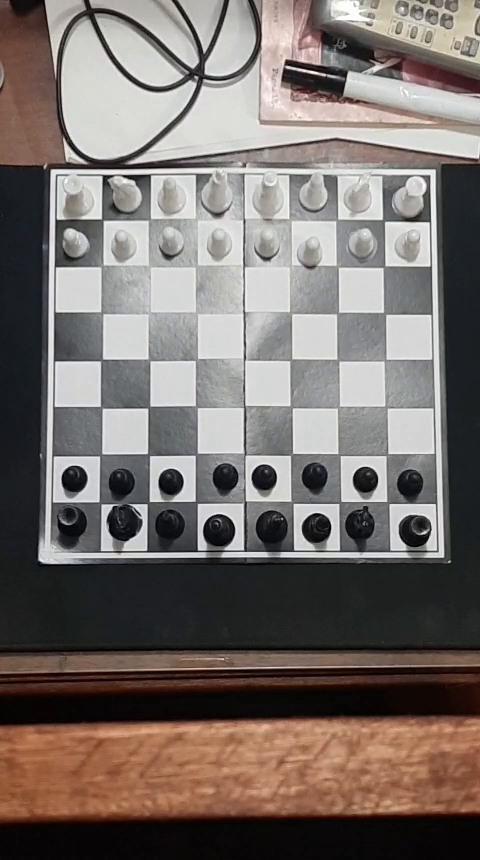
#> input picture frame 35 of data/raw/Prueba1.mp4, 480 x 860 px, given in place of the camera
$ python parser_table_debug_viejo.py
#> lines starting #> are read from the running program, lines starting #| are printed output that depends on the picture; after the words box and inside, x2 and y2 are one past the last pixel; in counts of white or black regions, pixels touching at a corner belong together
#> in test_parser_video, frame is the input picture: shape (860, 480, 3); mean B, G, R 106.9, 111.1, 119.7
### archivado/parser_table_viejo.py
import sys
import os
import numpy as np
import cv2

# python archivado/parser_table_viejo.py

# ── Helpers de geometría (module-level) ──────────────────────────────────────

def _sort_corners(pts):
    """Ordena 4 esquinas en: top-left, bottom-left, bottom-right, top-right."""
    pts = pts.reshape(4, 2).astype(np.float32)
    s = pts.sum(axis=1)
    d = np.diff(pts, axis=1).ravel()
    return np.array([
        pts[np.argmin(s)],
        pts[np.argmax(d)],
        pts[np.argmax(s)],
        pts[np.argmin(d)],
    ], dtype=np.float32)


# ── Helpers de rotación (module-level) ───────────────────────────────────────

def _rotation_matrix(rotacion, lado):
    """Devuelve la homografía 3x3 equivalente a la rotación de cv2."""
    if rotacion == cv2.ROTATE_180:
        return np.array([[-1,  0, lado - 1],
                          [ 0, -1, lado - 1],
                          [ 0,  0,        1]], dtype=np.float64)
    if rotacion == cv2.ROTATE_90_CLOCKWISE:
        return np.array([[ 0,  1,        0],
                          [-1,  0, lado - 1],
                          [ 0,  0,        1]], dtype=np.float64)
    return np.array([[ 0, -1, lado - 1],
                      [ 1,  0,        0],
                      [ 0,  0,        1]], dtype=np.float64)


# ── Hough helpers (module-level) ─────────────────────────────────────────────

def _unificar_lineas(lineas, umbral_rho=30, umbral_theta=np.pi / 180 * 15):
    lineas_agrupadas = []
    for linea in lineas:
        for rho, theta in linea:
            grupo = None
            for g in lineas_agrupadas:
                for u_rho, u_theta in g:
                    if (abs(u_rho - rho) < umbral_rho and abs(u_theta - theta) < umbral_theta) or \
                       (abs(u_rho + rho) < umbral_rho and
                            abs(u_theta - (theta + np.pi)) % (2 * np.pi) < umbral_theta):
                        grupo = g
                        break
                if grupo:
                    break
            if grupo:
                grupo.append((rho, theta))
            else:
                lineas_agrupadas.append([(rho, theta)])

    resultado = []
    for g in lineas_agrupadas:
        g.sort(key=lambda a: a[1])
        resultado.append(g[(len(g) - 1) // 2])
    return np.array([[l] for l in resultado], dtype=np.float32)


def _segmentar_por_angulo(lineas, umbral_theta=np.pi / 180 * 10):
    grupos = []
    for linea in lineas:
        for rho, theta in linea:
            grupo = None
            for g in grupos:
                for _, u_theta in g:
                    if (abs(u_theta - theta) < umbral_theta or
                            abs(u_theta - (theta + np.pi)) % (2 * np.pi) < umbral_theta or
                            abs(u_theta - (np.pi - theta)) < umbral_theta or
                            abs(theta - (np.pi - u_theta)) < umbral_theta):
                        grupo = g
                        break
                if grupo:
                    break
            if grupo:
                grupo.append((rho, theta))
            else:
                grupos.append([(rho, theta)])

    grupos = sorted(grupos, key=len, reverse=True)
    if len(grupos) < 2:
        raise ValueError("Hough: se detectaron menos de 2 grupos angulares de líneas.")
    a = np.array([[l] for l in grupos[0]], dtype=np.float32)
    b = np.array([[l] for l in grupos[1]], dtype=np.float32)
    return a, b


def _identificar_horiz_vert(grupo_a, grupo_b):
    """Devuelve (horiz, vert) según cuál grupo tiene theta más cercano a pi/2."""
    def _media_theta(g):
        return np.mean([abs(l[0][1]) for l in g])
    ta, tb = _media_theta(grupo_a), _media_theta(grupo_b)
    if abs(ta - np.pi / 2) < abs(tb - np.pi / 2):
        return grupo_a, grupo_b
    return grupo_b, grupo_a


def _extraer_limites(lineas_horiz, lineas_vert, lado):
    """Devuelve (y_pos, x_pos): listas de 9 enteros que delimitan las 8 filas/columnas."""
    y_pos = sorted({int(round(abs(l[0][0]))) for l in lineas_horiz})
    x_pos = sorted({int(round(abs(l[0][0]))) for l in lineas_vert})

    if not y_pos or y_pos[0] > 30:
        y_pos.insert(0, 0)
    if not y_pos or y_pos[-1] < lado - 30:
        y_pos.append(lado)
    if not x_pos or x_pos[0] > 30:
        x_pos.insert(0, 0)
    if not x_pos or x_pos[-1] < lado - 30:
        x_pos.append(lado)

    if len(y_pos) != 9:
        y_pos = _interpolar_9(y_pos, lado)
    if len(x_pos) != 9:
        x_pos = _interpolar_9(x_pos, lado)

    return y_pos, x_pos


def _interpolar_9(posiciones, lado):
    inicio = posiciones[0] if posiciones else 0
    fin    = posiciones[-1] if posiciones else lado
    return [int(round(inicio + i * (fin - inicio) / 8)) for i in range(9)]


# ── Clase principal ───────────────────────────────────────────────────────────

class ParserTable:

    LADO_DESTINO = 800

    def __init__(self, fuente):
        if isinstance(fuente, str):
            self._imagen_bgr = cv2.imread(fuente)
            if self._imagen_bgr is None:
                raise FileNotFoundError(f"No se pudo cargar: {fuente}")
            self._imagen_gris = cv2.cvtColor(self._imagen_bgr, cv2.COLOR_BGR2GRAY)

        elif isinstance(fuente, np.ndarray):
            if len(fuente.shape) == 2:
                self._imagen_gris = fuente
                self._imagen_bgr = cv2.cvtColor(fuente, cv2.COLOR_GRAY2BGR)
            else:
                self._imagen_bgr = fuente
                self._imagen_gris = cv2.cvtColor(fuente, cv2.COLOR_BGR2GRAY)
        else:
            raise TypeError("La entrada debe ser una ruta (str) o una imagen (np.ndarray).")

        self._imagen_hsv = cv2.cvtColor(self._imagen_bgr, cv2.COLOR_BGR2HSV)

        self.esquinas    = None
        self.tablero_hsv = None
        self.y_pos = None
        self.x_pos = None
        self.H = None

    # ── Paso 1: detección de bordes y esquinas ──────────────────────────────

    def detect_board_corners(self):
        """Blur -> Canny -> cierre morfológico -> contornos -> polígono de 4 esquinas."""
        desenfocado = cv2.GaussianBlur(self._imagen_gris, (5, 5), 0)
        bordes = cv2.Canny(desenfocado, 50, 150)
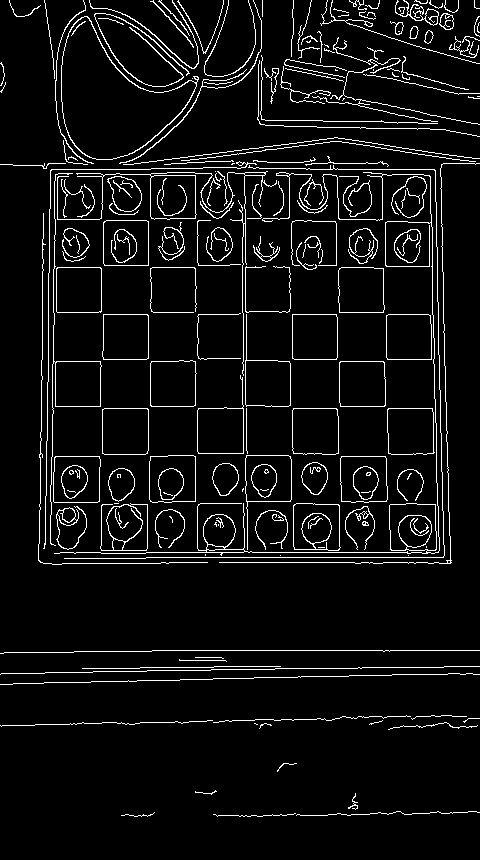
#> bordes: shape (860, 480); 6.1% white in thin lines or dots

        kernel = np.ones((5, 5), np.uint8)
        bordes_cerrados = cv2.morphologyEx(bordes, cv2.MORPH_CLOSE, kernel)

        contornos, _ = cv2.findContours(bordes_cerrados, cv2.RETR_EXTERNAL, cv2.CHAIN_APPROX_SIMPLE)
#> contornos = 15 contours, 6 with area under 20; largest, box (x1, y1, x2, y2) and area: (0, 0, 480, 565) 194643, (320, 0, 480, 64) 1544, (395, 0, 459, 30) 1020, (0, 657, 480, 675) 694, (213, 715, 480, 730) 207
        contornos = sorted(contornos, key=cv2.contourArea, reverse=True)

        if contornos:
            hull = cv2.convexHull(contornos[0])
#> hull = contour of 12 points, box (x1, y1, x2, y2) (0, 0, 480, 565), area 248077
            perimetro = cv2.arcLength(hull, True)
#> perimetro = 1940.5
            approx = cv2.approxPolyDP(hull, 0.04 * perimetro, True)
#> approx = [[479, 93], [451, 562], [40, 562], [9, 0]]
            if len(approx) == 4:
                self.esquinas = approx
#> self.esquinas = [[479, 93], [451, 562], [40, 562], [9, 0]]
                return approx

        raise ValueError("No se encontró un contorno de 4 esquinas en la imagen.")

    # ── Paso 2: corrección de perspectiva ───────────────────────────────────

    def correct_perspective(self, lado: int = LADO_DESTINO):
        """Transforma el tablero detectado a un cuadrado en HSV."""
#> called with lado = 800
        if self.esquinas is None:
            self.detect_board_corners()

        self._pts_origen = _sort_corners(self.esquinas)
#> in _sort_corners, `s = pts.sum(axis=1)`: s = [572, 1013, 602, 9]
#> in _sort_corners, `d = np.diff(pts, axis=1).ravel()`: d = [-386, 111, 522, -9]
#> self._pts_origen = [[9, 0], [40, 562], [451, 562], [479, 93]]
        pts_destino = np.array([
            [0,    0   ],
            [0,    lado],
            [lado, lado],
            [lado, 0   ],
        ], dtype=np.float32)

        self.H = cv2.getPerspectiveTransform(self._pts_origen, pts_destino)
#> self.H = [[1.43, -0.079, -12.89], [-0.245, 1.24, 2.21], [-0.000307, -0.000224, 1]]

        self.tablero_hsv = cv2.warpPerspective(self._imagen_hsv, self.H, (lado, lado))

        self.tablero_hsv = self._normalizar_iluminacion_hsv(self.tablero_hsv)
#> in _normalizar_iluminacion_hsv, `v = clahe.apply(v)`:
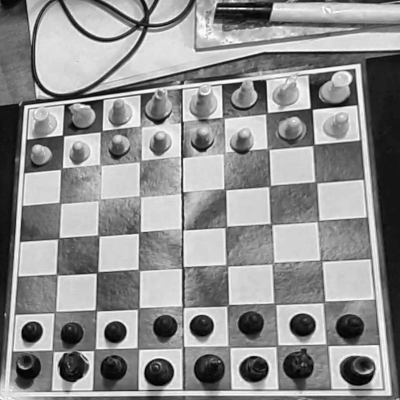
#> v: shape (800, 800) (shown at 1/2 size); min 0, max 255, mean 143.4
        return self.tablero_hsv

    # ── Paso 3: estandarizar orientación ────────────────────────────────────

    def standardize_orientation(self):
        if self.tablero_hsv is None:
            self.correct_perspective()

        v = self.tablero_hsv[:, :, 2]
        lado = v.shape[0]
        paso = lado // 8
        margen = paso // 3

        def medir_brillo(filas, columnas):
            brillo = 0
            for f in filas:
                for c in columnas:
                    y1, y2 = f * paso + margen, (f + 1) * paso - margen
                    x1, x2 = c * paso + margen, (c + 1) * paso - margen
                    brillo += np.mean(v[y1:y2, x1:x2])
#> after the loop, brillo = 2219.1
            return brillo

        todas = range(8)
        extremos_ini = [0, 1]
        extremos_fin = [6, 7]

        m_arriba = medir_brillo(extremos_ini, todas)
#> m_arriba = 2219.1
        m_abajo  = medir_brillo(extremos_fin, todas)
#> m_abajo = 2030
        m_izq    = medir_brillo(todas, extremos_ini)
#> m_izq = 2063
        m_der    = medir_brillo(todas, extremos_fin)
#> m_der = 2111.7

        diff_vert  = abs(m_arriba - m_abajo)
#> diff_vert = 189.1
        diff_horiz = abs(m_izq - m_der)
#> diff_horiz = 48.64

        if diff_vert >= diff_horiz:
            rotacion = None if m_abajo >= m_arriba else cv2.ROTATE_180
#> rotacion = 1
        else:
            rotacion = cv2.ROTATE_90_CLOCKWISE if m_der >= m_izq else cv2.ROTATE_90_COUNTERCLOCKWISE

        if rotacion is not None:
            self.tablero_hsv = cv2.rotate(self.tablero_hsv, rotacion)
            if self.H is not None:
                if rotacion == cv2.ROTATE_180:
                    R = _rotation_matrix(rotacion, lado)
#> R = [[-1, 0, 799], [0, -1, 799], [0, 0, 1]]
                    self.H = R @ self.H
#> self.H = [[-1.68, -0.0999, 811.9], [0.000307, -1.42, 796.8], [-0.000307, -0.000224, 1]]
                elif hasattr(self, '_pts_origen'):
                    if rotacion == cv2.ROTATE_90_CLOCKWISE:
                        dest_rot = np.array(
                            [[lado, 0], [0, 0], [0, lado], [lado, lado]],
                            dtype=np.float32)
                    else:
                        dest_rot = np.array(
                            [[0, lado], [lado, lado], [lado, 0], [0, 0]],
                            dtype=np.float32)
                    self.H = cv2.getPerspectiveTransform(self._pts_origen, dest_rot)

        return self.tablero_hsv

    # ── Paso 4: detectar grilla con Hough ───────────────────────────────────

    def detect_grid_lines(self):
        """Aplica Hough sobre la imagen orientada -> devuelve (y_pos, x_pos)."""
        if self.tablero_hsv is None:
            self.standardize_orientation()

        gray = self.tablero_hsv[:, :, 2]
        lado = gray.shape[0]

        blur    = cv2.GaussianBlur(gray, (9, 9), 0)
        bin_img = cv2.adaptiveThreshold(blur, 255, cv2.ADAPTIVE_THRESH_GAUSSIAN_C, cv2.THRESH_BINARY_INV, 11, 2)
        v       = np.median(bin_img)
#> v = 0
        sigma   = 0.33
        canny   = cv2.Canny(bin_img, int(max(0,   (1.0 - sigma) * v)), int(min(255, (1.0 + sigma) * v)), apertureSize=3)
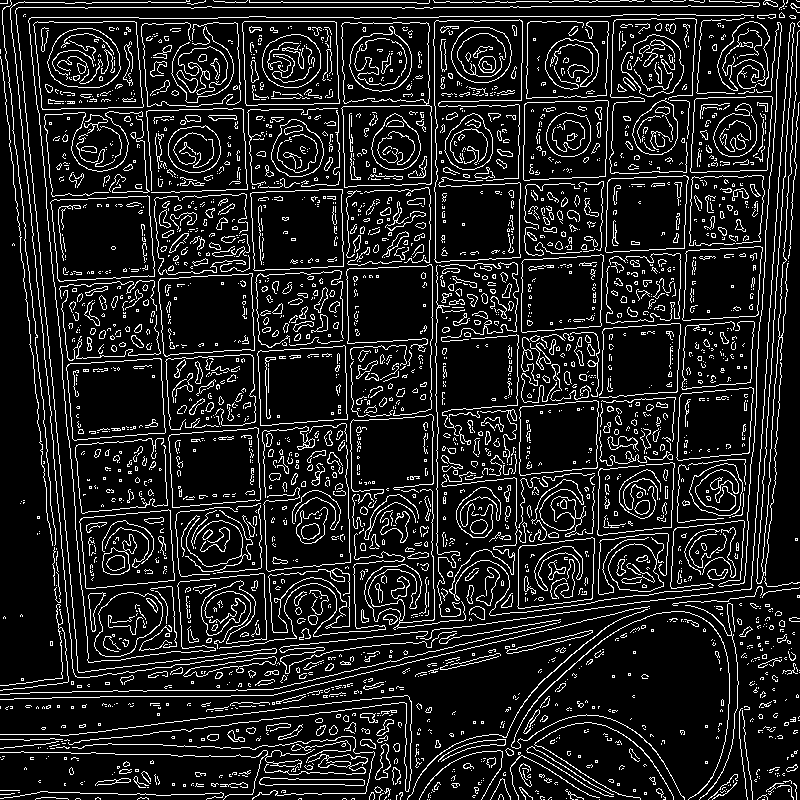
#> canny: shape (800, 800); 12.7% white in thin lines or dots

        raw = cv2.HoughLines(canny, rho=1.0, theta=np.pi / 180, threshold=200, lines=np.array([]))
#> raw = 110 rows, first 8: [7, 1.57], [2, 1.57], [794, 0.0698], [17, 1.57], [789, 0.0698], [283, 1.52], [109, 1.55], [0, 3.04]
        if raw is None or len(raw) == 0:
            raise ValueError("Hough no detectó líneas en la imagen rectificada.")

        lineas = _unificar_lineas(raw)
#> the loop in _unificar_lineas, `for linea in lineas:` made 110 passes
#> after the loop in _unificar_lineas, `for linea in lineas:`: lineas_agrupadas = 18 items
#> the loop in _unificar_lineas, `for g in lineas_agrupadas:` made 18 passes
#> after the loop in _unificar_lineas, `for g in lineas_agrupadas:`: resultado = [(2, 1.57), (789, 0.0698), (283, 1.52), (109, 1.55), (-19, 3.05), (196, 1.54), (-45, 2.36), (677, 1.45), (561, 0.785), (737, 1.34), (367, 1.5), (653, 0.785), (-144, 2.36), (-134, 3.07), (523, 0.0175), (595, 1.47), (342, 0), (794, 1.57)]
#> lineas = 18 rows, first 8: [2, 1.57], [789, 0.0698], [283, 1.52], [109, 1.55], [-19, 3.05], [196, 1.54], [-45, 2.36], [677, 1.45]
        lineas = _unificar_lineas(lineas)
#> the loop in _unificar_lineas (call 2), `for linea in lineas:` made 18 passes
#> the loop in _unificar_lineas (call 2), `for g in lineas_agrupadas:` made 18 passes

        grupo_a, grupo_b = _segmentar_por_angulo(lineas)
#> the loop in _segmentar_por_angulo, `for linea in lineas:` made 18 passes
#> after the loop in _segmentar_por_angulo, `for linea in lineas:`: grupos = [[(2, 1.57), (283, 1.52), (109, 1.55), (196, 1.54), (677, 1.45), (737, 1.34), (367, 1.5), (595, 1.47), (794, 1.57)], [(789, 0.0698), (-19, 3.05), (-134, 3.07), (523, 0.0175), (342, 0)], [(-45, 2.36), (561, 0.785), (653, 0.785), (-144, 2.36)]]
#> in _segmentar_por_angulo, `a = np.array([[l] for l in grupos[0]], dtype=np.float32)`: a = [[2, 1.57], [283, 1.52], [109, 1.55], [196, 1.54], [677, 1.45], [737, 1.34], [367, 1.5], [595, 1.47], [794, 1.57]]
#> in _segmentar_por_angulo, `b = np.array([[l] for l in grupos[1]], dtype=np.float32)`: b = [[789, 0.0698], [-19, 3.05], [-134, 3.07], [523, 0.0175], [342, 0]]
#> grupo_a has the same summary as a in _segmentar_por_angulo; grupo_b has the same summary as b in _segmentar_por_angulo
        lineas_horiz, lineas_vert = _identificar_horiz_vert(grupo_a, grupo_b)
#> in _identificar_horiz_vert, `ta, tb = _media_theta(grupo_a), _media_theta(grupo_b)`: ta = 1.5; tb = 1.24
#> lineas_horiz has the same summary as a in _segmentar_por_angulo; lineas_vert has the same summary as b in _segmentar_por_angulo

        self.y_pos, self.x_pos = _extraer_limites(lineas_horiz, lineas_vert, lado)
#> in _extraer_limites, `y_pos = sorted({int(round(abs(l[0][0]))) for l in lineas_horiz})`: y_pos = [2, 109, 196, 283, 367, 595, 677, 737, 794]
#> in _extraer_limites, `x_pos = sorted({int(round(abs(l[0][0]))) for l in lineas_vert})`: x_pos = [19, 134, 342, 523, 789]
#> in _interpolar_9, `inicio = posiciones[0] if posiciones else 0`: inicio = 19
#> in _interpolar_9, `fin    = posiciones[-1] if posiciones else lado`: fin = 789
#> in _extraer_limites, `x_pos = _interpolar_9(x_pos, lado)`: x_pos = [19, 115, 212, 308, 404, 500, 596, 693, 789]
#> self.y_pos = [2, 109, 196, 283, 367, 595, 677, 737, 794]; self.x_pos = [19, 115, 212, 308, 404, 500, 596, 693, 789]
        return self.y_pos, self.x_pos

    def aplicar_warp(self, img):
        return cv2.warpPerspective(img, self.H, (800, 800))

    def _normalizar_iluminacion_hsv(self, hsv):
        h, s, v = cv2.split(hsv)
        clahe = cv2.createCLAHE(clipLimit=2.0, tileGridSize=(8, 8))
        v = clahe.apply(v)
        return cv2.merge((h, s, v))

# ── Demo ─────────────────────────────────────────────────────────────────────

# [47 lines that do not run on import are left out]

### archivado/parser_table_debug_viejo.py
import cv2
import numpy as np
import os
import sys

# python archivado/parser_table_debug_viejo.py

dir_actual = os.path.dirname(os.path.abspath(__file__))
dir_proyecto = os.path.dirname(dir_actual)
sys.path.insert(0, dir_proyecto)

from archivado.parser_table_viejo import ParserTable

def test_parser_video(source):
    # 'source' puede ser una ruta de archivo (str) o el índice de la cámara (int)
    cap = cv2.VideoCapture(source)
    if not cap.isOpened():
        print(f"Error: No se pudo abrir la fuente {source}")
        return

    AMARILLO_CLARO = (153, 255, 255)

    while True:
        ret, frame = cap.read()
        if not ret:
            print("No se pudo obtener el frame (Fin del video o cámara desconectada).")
            break

        gris = cv2.cvtColor(frame, cv2.COLOR_BGR2GRAY)
        visor = frame.copy()

        try:
            # 1. Ejecutar el pipeline de detección
            parser = ParserTable(gris)
            parser.detect_board_corners()
            parser.correct_perspective(800)
            parser.standardize_orientation()
            y_pos, x_pos = parser.detect_grid_lines()
#> y_pos = [2, 109, 196, 283, 367, 595, 677, 737, 794]; x_pos = [19, 115, 212, 308, 404, 500, 596, 693, 789]

            # 2. Dibujar el contorno del tablero (Esquinas originales)
            cv2.polylines(visor, [parser.esquinas], isClosed=True, color=AMARILLO_CLARO, thickness=3)

            # 3. Dibujar la grilla proyectada
            # Creamos un lienzo negro del tamaño del tablero rectificado
            grilla_rectificada = np.zeros((800, 800, 3), dtype=np.uint8)

            for x in x_pos:
                cv2.line(grilla_rectificada, (x, 0), (x, 800), AMARILLO_CLARO, 2)
#> this loop made 9 passes
#> x on passes 1 to 4: 19, 115, 212, 308
            for y in y_pos:
                cv2.line(grilla_rectificada, (0, y), (800, y), AMARILLO_CLARO, 2)
#> this loop made 9 passes
#> y on passes 1 to 4: 2, 109, 196, 283
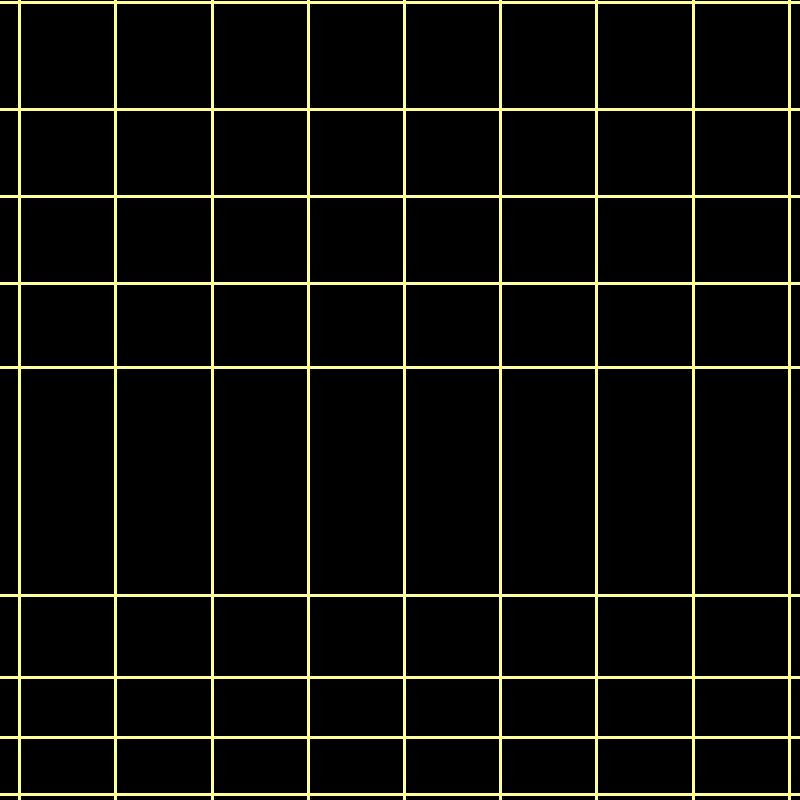
#> grilla_rectificada: shape (800, 800, 3); mean of channels 0, 1, 2 10.2, 16.9, 16.9; drawn as B, G, R

            # Aplicamos la homografía inversa para llevar la grilla al espacio de la cámara
            grilla_original = cv2.warpPerspective(grilla_rectificada, parser.H, (frame.shape[1], frame.shape[0]), flags=cv2.WARP_INVERSE_MAP)

            # Sumamos las imágenes para superponer la grilla sobre el frame original
            visor = cv2.addWeighted(visor, 1.0, grilla_original, 0.8, 0)
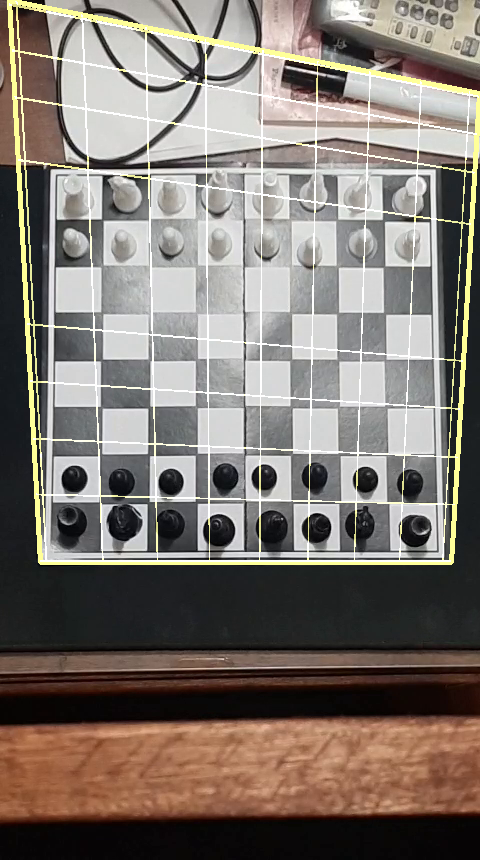
#> visor: shape (860, 480, 3); mean B, G, R 112, 119, 127.4

        except Exception as e:
            # Si un frame sale movido o borroso y falla el parser, lo mostramos en rojo
            cv2.putText(visor, f"Fallo Deteccion: {e}", (20, 40), cv2.FONT_HERSHEY_SIMPLEX, 0.8, (0, 0, 255), 2)

        # Mostrar el resultado
        cv2.imshow("Debug - ParserTable", visor)

        # Controles: 'q' para salir, 'espacio' para pausar frame por frame
        key = cv2.waitKey(30) & 0xFF
#> (key q is pressed here)
        if key == ord('q'):
            break
        elif key == ord(' '):
            cv2.waitKey(0)

    cap.release()
    cv2.destroyAllWindows()

if __name__ == "__main__":

    VIVO = True

    if VIVO:
        print("Iniciando captura en VIVO con la cámara...")
        fuente = 1
    else:
        ruta_video = os.path.join(dir_proyecto, "data", "raw", "partida_larga_normal.mp4")
        print(f"Iniciando captura desde VIDEO: {ruta_video}")
        fuente = ruta_video

    test_parser_video(fuente)
